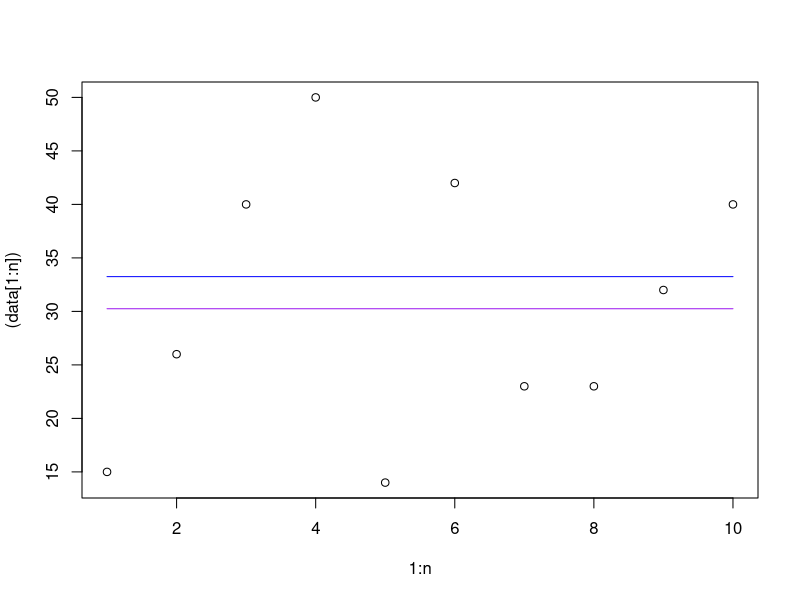

Write R code to recreate this figure.
inc <- function(x, t=1) { eval.parent(substitute(x <- x + t)) }
dec <- function(x, t=1) { eval.parent(substitute(x <- x - t)) }

make_graph <- function(data) {
    n <- length(data)
    ud <- sort(unique(data))
    plot(1:n, (data[1:n]), type="p")
    lines(1:n, rep(mean(ud), n), col="purple")
    inc(ud[sample(1:length(ud), 1)], 10)
    lines(1:n, rep(mean(ud), n), col="blue")
    # lines(1:n, rep(mean(data), n), col="red")
}

# cat("Number of terms:\n")
n <- 10
# n <- scan("", n=1)
d <- sample(1:50, n, replace=T)
# d <- scan("", n=n)
summary(d)
make_graph(d)
